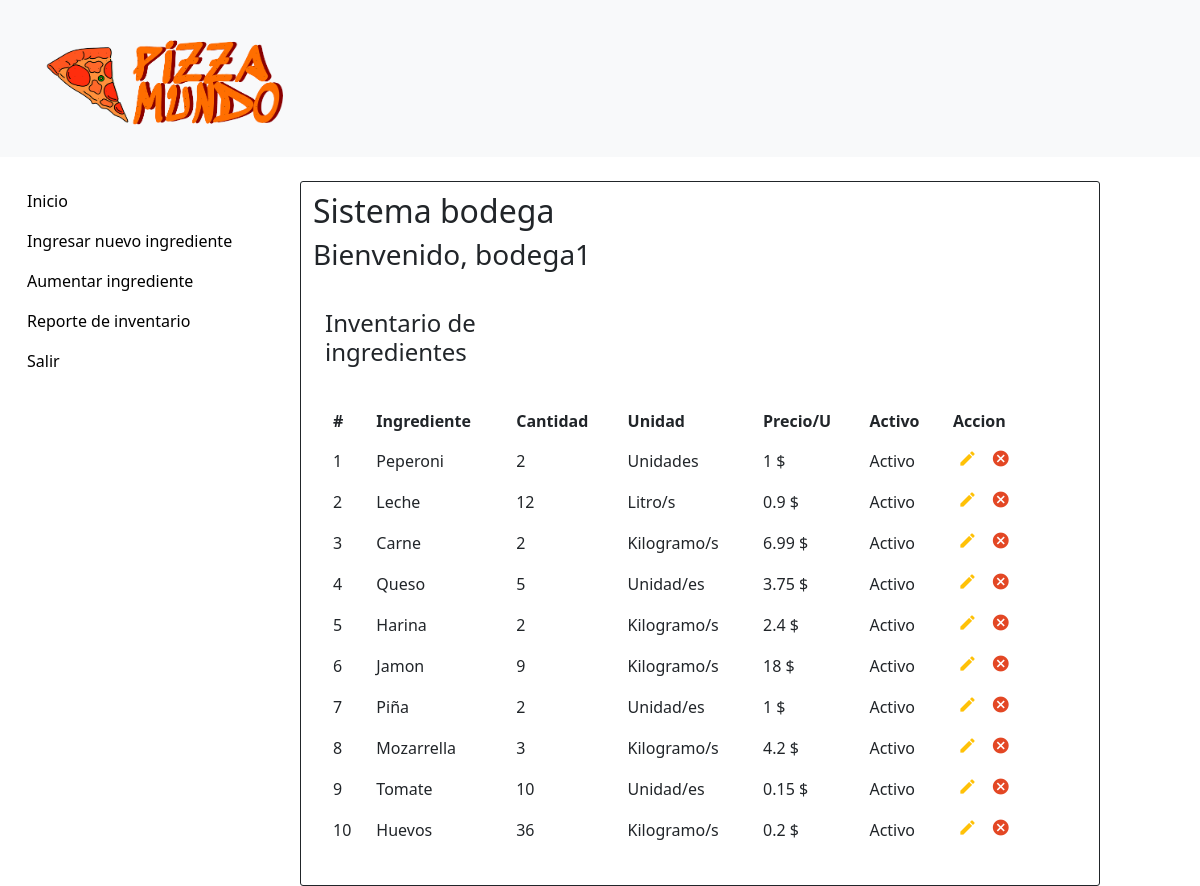
/html/Bodega/index.php (signed in), run on the app's committed database.
### tables this page shows
CREATE TABLE `tblingredientes` (
  `ID` int(10) NOT NULL,
  `Descripcion` varchar(200) DEFAULT NULL,
  `Cantidad` int(10) NOT NULL,
  `Unidad` varchar(200) DEFAULT NULL,
  `Precio` float DEFAULT NULL,
  `FechaIngreso` datetime NOT NULL DEFAULT CURRENT_TIMESTAMP,
  `Active` text NOT NULL
);

### html/Bodega/index.php (the view, shortened to what this page needs)
<?php
include('../dbconnection.php');
?>
<!doctype html>
<html>
<head>
    <link rel="stylesheet" href="https://stackpath.bootstrapcdn.com/bootstrap/4.5.0/css/bootstrap.min.css">
    <link rel="stylesheet" href="https://maxcdn.bootstrapcdn.com/font-awesome/4.7.0/css/font-awesome.min.css">
    <link rel="stylesheet" href="../../css/estiloIndex.css">
    <link href="../../css/estilo_inicio_administrador.css" rel="stylesheet" type="text/css">
    <link href="https://cdn.jsdelivr.net/npm/bootstrap@5.3.0/dist/css/bootstrap.min.css" rel="stylesheet"
>
</head>
<body>
    <header>
        <nav class="navbar bg-body-tertiary mb-4">
            <div class="container-fluid">
                <a class="navbar-brand" href="inicio_administrador.html">
                    <img src="../../img/logo-icon-both.png" alt="Logo" width="300px" height="130px"
                        class="d-inline-block align-text-top">
                </a>
            </div>
        </nav>
    </header>
    <div class="container-fluid">
        <div class="row">
            <div class="col-sm-12 col-md-12 col-lg-3 col-xl-3 ">
                <nav>
                    <ul class="nav flex-column">
                        <li class="nav-item">
                            <a href="index.php">Inicio</a>
                        </li>
                        <li class="nav-item">
                            <a href="ingreso.php">Ingresar nuevo ingrediente</a>
                        </li>
                        <li class="nav-item">
                            <a href="aumentar.php">Aumentar ingrediente</a>
                        </li>
                        <li class="nav-item">
                            <a href="reportes.php">Reporte de inventario</a>
                        </li>
                        <li class="nav-item">
                            <a href="../cerrar_sesion.php">Salir</a>
                        </li>
                    </ul>
                </nav>
            </div>
            <div class="col col-sm-12 col-md-12 col-lg-8 col-xl-8 m-0">
                <h2>Sistema bodega</h2>
                <h3>Bienvenido,
                    <?php echo $_SESSION["username"]; ?>
                </h3>
                <div id="container">
                    <div class="container-xl">
                        <div class="table-title">
                            <div class="row">
                                <div class="col-sm-5 mt-4">
                                    <h2>Inventario de ingredientes</h2>
                                </div>
                            </div>
                        </div>
                        <table class="table my-4 table-borderless m-0">
                            <thead>
                                <tr>
                                    <th>#</th>
                                    <th>Ingrediente</th>
                                    <th>Cantidad</th>
                                    <th>Unidad</th>
                                    <th>Precio/U </th>
                                    <th>Activo</th>
                                    <th>Accion</th>
                                </tr>
                            </thead>
                            <tbody>
                                <?php
                                $ret = mysqli_query($con, "select * from tblingredientes");
                                $row = mysqli_num_rows($ret);
                                if ($row > 0) {
                                    while ($row = mysqli_fetch_array($ret)) {
                                        if ($row['Active'] == 1) {
                                            $activeMessage = 'Activo';
                                        } elseif ($row['Active'] == 0) {
                                            $activeMessage = 'Inactivo';
                                        }
                                        ?>
                                        <tr>
                                            <td>
                                                <?php echo $row['ID']; ?>
                                            </td>
                                            <td>
                                                <?php echo $row['Descripcion']; ?>
                                            </td>
                                            <td>
                                                <?php echo $row['Cantidad']; ?>
                                            </td>
                                            <td>
                                                <?php echo $row['Unidad']; ?>
                                            </td>
                                            <td>
                                                <?php echo $row['Precio']; ?> $
                                            </td>
                                            <td>
                                                <?php echo $activeMessage; ?>
                                            </td>
                                            <td>
                                                <?php if ($row['Active'] == 1): ?>
                                                    <a href="editar_ingrediente.php?editid=<?php echo htmlentities($row['ID']); ?>" class="edit"
                                                        title="Editar" data-toggle="tooltip"><i
                                                            class="material-icons">&#xE254;</i></a>
                                                    <a href="index.php?delid=<?php echo ($row['ID']); ?>" class="delete"
                                                        title="Delete" data-toggle="tooltip"
                                                        onclick="return confirm('Porfavor confirma que deseas desactivar este ingrediente');"><i
                                                            class="material-icons">&#xE5C9;</i></a>
                                                <?php endif; ?>
                                            </td>
                                        </tr>
                                        <?php
                                    }
                                } else { ?>
                                    <tr>
                                        <th style="text-align:center; color:red;" colspan="6">Base de datos vacia</th>
                                    </tr>
                                <?php } ?>
                            </tbody>
                        </table>
                    </div>
                </div>
            </div>
        </div>
    </div>
</body>
</html>

### css/estiloIndex.css (style rules this page uses)
body { color: #566787; background: #f5f5f5; font-family: 'Roboto', sans-serif; }
.table-title { font-size: 15px; padding-bottom: 10px; margin: 0 0 10px; min-height: 45px; }
.table-title h2 { margin: 5px 0 0; font-size: 24px; }
table.table tr th, table.table tr td { border-color: #e9e9e9; }
table.table td:last-child { width: 130px; }
table.table td a { color: #a0a5b1; display: inline-block; margin: 0 5px; }
table.table td a.edit { color: #FFC107; }
table.table td a.delete { color: #E34724; }
table.table td i { font-size: 19px; }

### css/estilo_inicio_administrador.css (style rules this page uses)
body { font-family: 'Averia Serif Libre', cursive; margin: 0; background-color: #e94b01; }
ul { list-style-type: none; margin: 0; padding: 0; background-color: white; }
li a { display: block; padding: 8px 15px; color: #000; text-decoration: none; }
table { background-color: white; border-collapse: collapse; border-radius: 5px; padding: 0%; }
td { padding: 8px; }
.col { padding: 10px; border: 1px solid; border-radius: 3px; }

### data on the page
tblingredientes: ID "1", Descripcion "Peperoni", Cantidad "2", Unidad "Unidades", Precio "1", Active "Activo"
tblingredientes: ID "2", Descripcion "Leche", Cantidad "12", Unidad "Litro/s", Precio "0.9", Active "Activo"
tblingredientes: ID "3", Descripcion "Carne", Cantidad "2", Unidad "Kilogramo/s", Precio "6.99", Active "Activo"
tblingredientes: ID "4", Descripcion "Queso", Cantidad "5", Unidad "Unidad/es", Precio "3.75", Active "Activo"
tblingredientes: ID "5", Descripcion "Harina", Cantidad "2", Unidad "Kilogramo/s", Precio "2.4", Active "Activo"
tblingredientes: ID "6", Descripcion "Jamon", Cantidad "9", Unidad "Kilogramo/s", Precio "18", Active "Activo"
tblingredientes: ID "7", Descripcion "Piña", Cantidad "2", Unidad "Unidad/es", Precio "1", Active "Activo"
tblingredientes: ID "8", Descripcion "Mozarrella", Cantidad "3", Unidad "Kilogramo/s", Precio "4.2", Active "Activo"
tblingredientes: ID "9", Descripcion "Tomate", Cantidad "10", Unidad "Unidad/es", Precio "0.15", Active "Activo"
tblingredientes: ID "10", Descripcion "Huevos", Cantidad "36", Unidad "Kilogramo/s", Precio "0.2", Active "Activo"

### other printed values
$_SESSION["username"] "bodega1"
